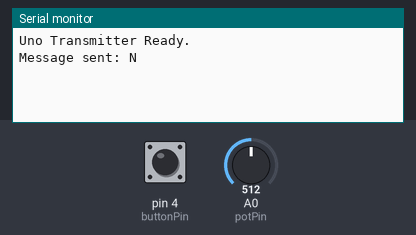
This sketch was run on a simulated Arduino Uno, built with avr-gcc and run on an emulated ATmega328P. On the bench: the last lines printed to the serial monitor. The test bench sets the inputs (shaded band); at power-on: A0 (potPin) = 512, pin 4 (buttonPin) HIGH. No radio packets arrive unless stated.

Above: at 1.2 s.
1.3 s: A0 (potPin) set to 425
At 2.4 s:
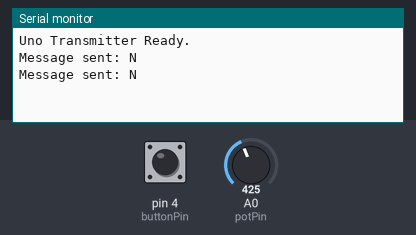
2.8 s: A0 (potPin) set to 391
At 3.9 s:
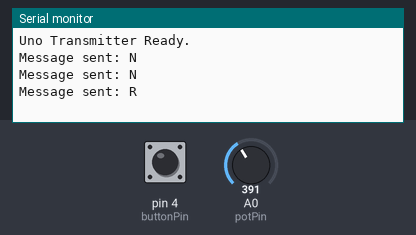

The sketch:

transmitter_code_abcd.ino
```cpp
#include <VirtualWire.h>

// --- Pin Definitions ---
const int potPin = A0;       // פין אנלוגי עבור הפוטנציומטר
const int buttonPin = 4;     // Digital pin for the confirmation button
const int txPin = 8;         // RF Transmitter Data Pin

int lastButtonState = HIGH;
bool pendingButtonPress = false; // דגל שיזכור אם הכפתור נלחץ

unsigned long previousMillis = 0; // משתנה לשמירת הזמן של השליחה האחרונה
const long interval = 1000;       // מרווח של 1 שנייה (1000 מילישניות) בין שליחות

void setup() {
  Serial.begin(9600);

  // Use internal pull-up resistor for the button
  pinMode(buttonPin, INPUT_PULLUP);

  // Initialize VirtualWire RF communication
  vw_set_ptt_inverted(true);
  vw_set_tx_pin(txPin);
  vw_setup(4000); // Speed of data transfer

  Serial.println("Uno Transmitter Ready.");
}

// פונקציית עזר קטנה כדי לחסוך קוד כפול לשליחת המסרים
void sendMessage(const char* message) {
  vw_send((uint8_t *)message, strlen(message));
  vw_wait_tx(); // Wait until the whole message is gone
  Serial.print("Message sent: ");
  Serial.println(message);
}

void loop() {
  unsigned long currentMillis = millis(); // קריאת הזמן הנוכחי

  // 1. קריאת הכפתור באופן רציף כדי לא לפספס לחיצות
  int buttonState = digitalRead(buttonPin);

  // זיהוי לחיצה (מעבר מ-HIGH ל-LOW)
  if (buttonState == LOW && lastButtonState == HIGH) {
    pendingButtonPress = true; // נדליק את הדגל ונשמור את הלחיצה לפעימה הבאה
    delay(50); // Debounce קטן למניעת קריאה כפולה של אותה לחיצה (לא יפריע ל-millis)
  }
  lastButtonState = buttonState;

  // 2. בדיקה האם חלפה שניה (1000 מילישניות) לפחות מאז השליחה האחרונה
  if (currentMillis - previousMillis >= interval) {

    // אם הכפתור נלחץ במהלך השנייה הזו, נשלח 'S'
    if (pendingButtonPress) {
      sendMessage("S");
      pendingButtonPress = false; // נאפס את הדגל אחרי השליחה
    }
    // אם לא נלחץ כפתור, נבדוק את הפוטנציומטר ונשלח את המצב שלו
    else {
      int potValue = analogRead(potPin);
      const char *message;

      if (potValue < 409) {
        message = "R";
      } else if (potValue < 914) {
        message = "N";
      } else {
        message = "L";
      }

      sendMessage(message);
    }

    // נעדכן את הזמן של השליחה הנוכחית כדי להתחיל לספור שניה חדשה
    previousMillis = currentMillis;
  }
}
```

Measured:
- the behaviour switches between 409 and 408 on A0 (potPin) (found by bisection; images 1 and 2)
- after the input at 2.8 s, the serial monitor: prints a new line after 0.26 s (image 2)
